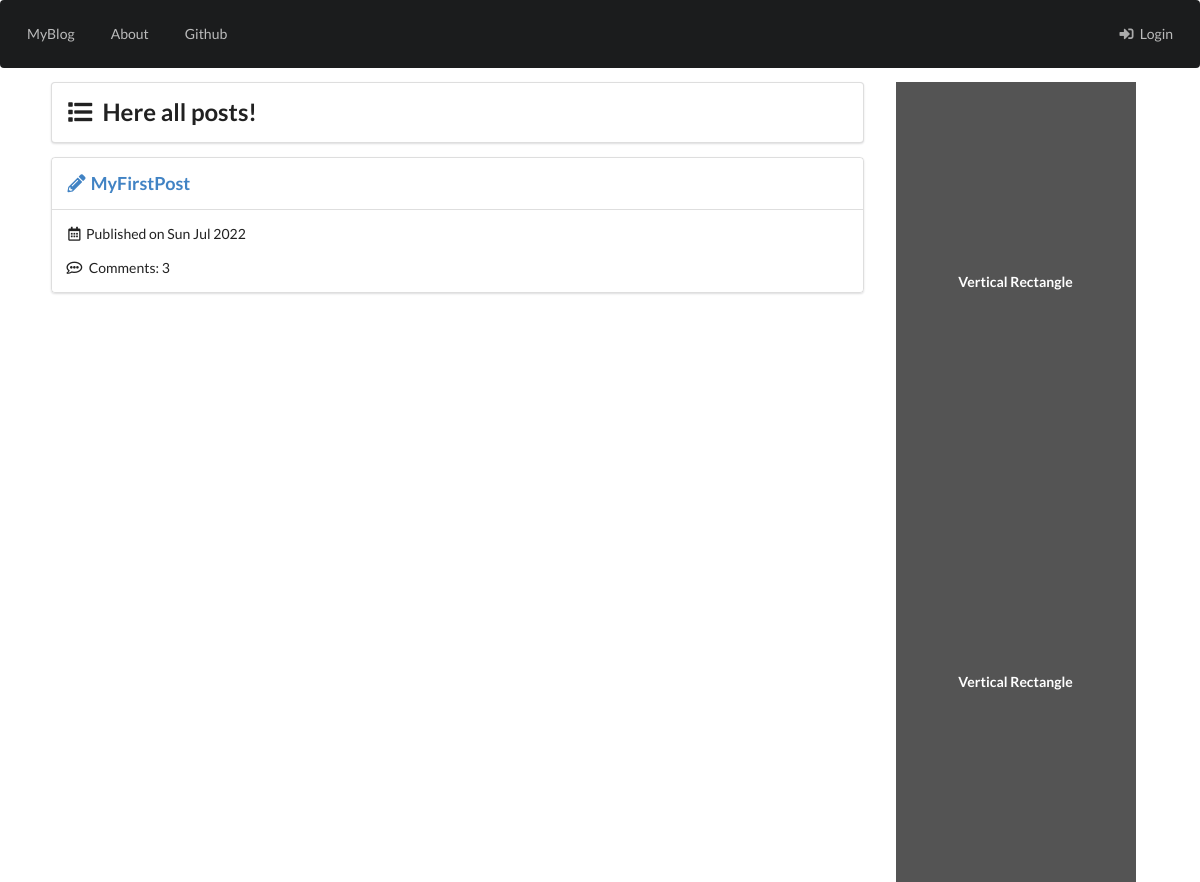
Before: / with the older database file.
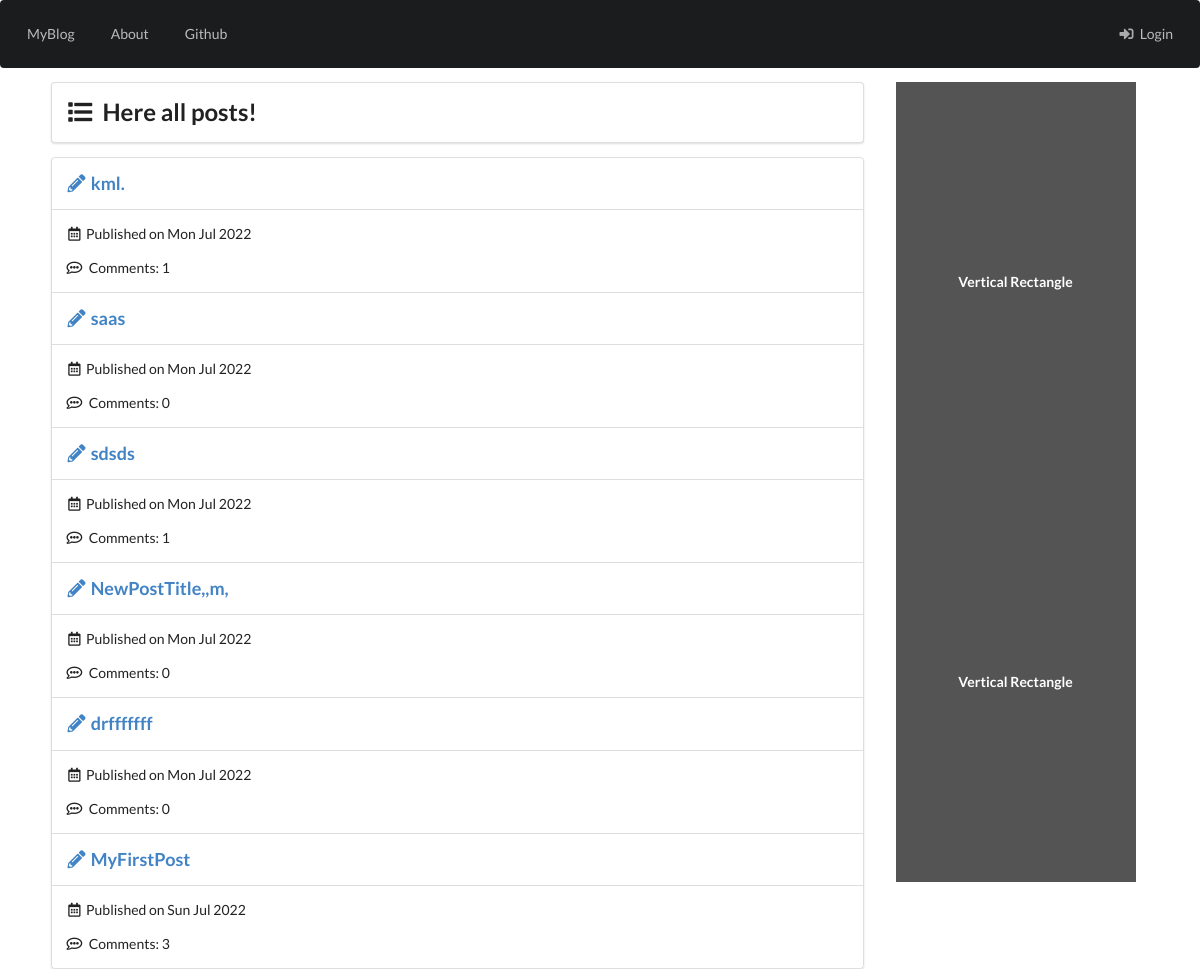
After: the same page with the newer database file.
### blog/models.py (models this page shows, shortened)
class Post(models.Model):
    author = models.ForeignKey('auth.User',on_delete=models.CASCADE)
    title = models.CharField(max_length=256)
    text = models.TextField()
    create_date = models.DateTimeField(default=timezone.now)
    published_date = models.DateTimeField(blank=True,null=True)
    def approve_comments(self):
        return self.comments.filter(approved_comment = True)

### blog/views.py (the view)
# urls.py: path('', views.PostListView.as_view(), name='post_list'),
class PostListView(ListView):
    model = Post
    def get_queryset(self):
        return Post.objects.filter(published_date__lte = timezone.now()).order_by('-published_date')

### blog/templates/blog/post_list.html
{% extends "blog/base.html" %}
{% block content %}
<div class="ui container">
    <div class="ui segment">
        <h2><i class="list icon"></i> Here all posts!  </h2>
    </div>
    <div class="ui segments">
        {% for post in post_list %}
         <div class="ui segment">
            <h3><a href="{% url 'post_detail' pk=post.pk %}"><i class="pencil alternate icon"></i>{{post.title}}</a></h3>
         </div>
         <div class="ui segment">
            <p><i class="calendar alternate outline icon"></i>Published on {{post.published_date|date:"D M Y"}}</p>
            <p><i class="comment alternate outline icon"></i> Comments: {{post.approve_comments.count}}</p>
         </div>
        {% endfor %}
    </div>
</div>
{% endblock %}

### blog/templates/blog/base.html (shortened to what this page needs)
<!DOCTYPE html>
{% load static %}
<html lang="en">
<head>
    <link href="https://cdn.jsdelivr.net/npm/bootstrap@5.2.0-beta1/dist/css/bootstrap.min.css" rel="stylesheet">
    <link rel="stylesheet"  type ="text/css" href="{% static '..//static/semantic-ui/semantic.css' %}">
    <link rel="stylesheet" href="//cdn.jsdelivr.net/npm/medium-editor@latest/dist/css/medium-editor.min.css" type="text/css" media="screen" charset="utf-8">
    <link rel="stylesheet" href="{% static 'css/blog.css' %}">
</head>
<body>
  <div class="ui inverted segment">
    <div class="ui inverted secondary menu">
      <a class="item" href="{% url 'post_list' %}">MyBlog</a>
      <a class="item" href="{% url 'about' %}">About</a>
      <a class="item" href="https://www.github.com">Github</a>
      <div class="right menu">
        {% if user.is_authenticated %}
          <a class="item" href="{% url 'post_new' %}">NewPost</a>
          <a class="item" href="{% url 'post_draft_list' %}">Drafts</a>
          <a class="item" href="{% url 'logout' %}">Logout</a>
          <a class="item" href="">Welcome {{user.username}}</a>
        {% else %}
           <a class="item" href="{% url 'login' %}"><i class="sign in alternate icon"></i>Login</a>
        {% endif %}
      </div>
    </div>
  </div>
      <div class="content container">
            <div class="row">
              <div class="col-9">
                {% block content %}
                {% endblock %}
              </div>
              <div class="col-3">
              <div class="ui vertical rectangle test ad" data-text="Vertical Rectangle"></div>
              <div class="ui vertical rectangle test ad" data-text="Vertical Rectangle"></div>
              </div>
            </div>
      </div>
</body>
</html>

Changed rows visible on the page:
added Post: title "kml.", published_date "Mon Jul 2022", approve_comments.count "1"
added Post: title "saas", published_date "Mon Jul 2022", approve_comments.count "0"
added Post: title "sdsds", published_date "Mon Jul 2022", approve_comments.count "1"
added Post: title "NewPostTitle,,m,", published_date "Mon Jul 2022", approve_comments.count "0"
added Post: title "drfffffff", published_date "Mon Jul 2022", approve_comments.count "0"
